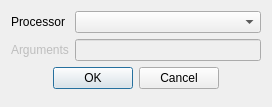
<?xml version="1.0" encoding="UTF-8"?>
<ui version="4.0">
 <class>DlgProcessorChooser</class>
 <widget class="QDialog" name="DlgProcessorChooser">
  <property name="geometry">
   <rect>
    <x>0</x>
    <y>0</y>
    <width>272</width>
    <height>107</height>
   </rect>
  </property>
  <property name="windowTitle">
   <string>Choose a processor</string>
  </property>
  <layout class="QFormLayout" name="formLayout">
   <item row="0" column="0">
    <widget class="QLabel" name="label">
     <property name="text">
      <string>Processor</string>
     </property>
    </widget>
   </item>
   <item row="0" column="1">
    <widget class="QComboBox" name="comboBox"/>
   </item>
   <item row="1" column="0">
    <widget class="QLabel" name="argsLabel">
     <property name="enabled">
      <bool>false</bool>
     </property>
     <property name="text">
      <string>Arguments</string>
     </property>
    </widget>
   </item>
   <item row="1" column="1">
    <widget class="QLineEdit" name="argsLineEdit">
     <property name="enabled">
      <bool>false</bool>
     </property>
    </widget>
   </item>
   <item row="2" column="0" colspan="2">
    <widget class="QDialogButtonBox" name="buttonBox">
     <property name="orientation">
      <enum>Qt::Horizontal</enum>
     </property>
     <property name="standardButtons">
      <set>QDialogButtonBox::Cancel|QDialogButtonBox::Ok</set>
     </property>
     <property name="centerButtons">
      <bool>true</bool>
     </property>
    </widget>
   </item>
  </layout>
 </widget>
 <resources/>
 <connections>
  <connection>
   <sender>buttonBox</sender>
   <signal>accepted()</signal>
   <receiver>DlgProcessorChooser</receiver>
   <slot>accept()</slot>
   <hints>
    <hint type="sourcelabel">
     <x>248</x>
     <y>254</y>
    </hint>
    <hint type="destinationlabel">
     <x>157</x>
     <y>274</y>
    </hint>
   </hints>
  </connection>
  <connection>
   <sender>buttonBox</sender>
   <signal>rejected()</signal>
   <receiver>DlgProcessorChooser</receiver>
   <slot>reject()</slot>
   <hints>
    <hint type="sourcelabel">
     <x>316</x>
     <y>260</y>
    </hint>
    <hint type="destinationlabel">
     <x>286</x>
     <y>274</y>
    </hint>
   </hints>
  </connection>
 </connections>
</ui>
